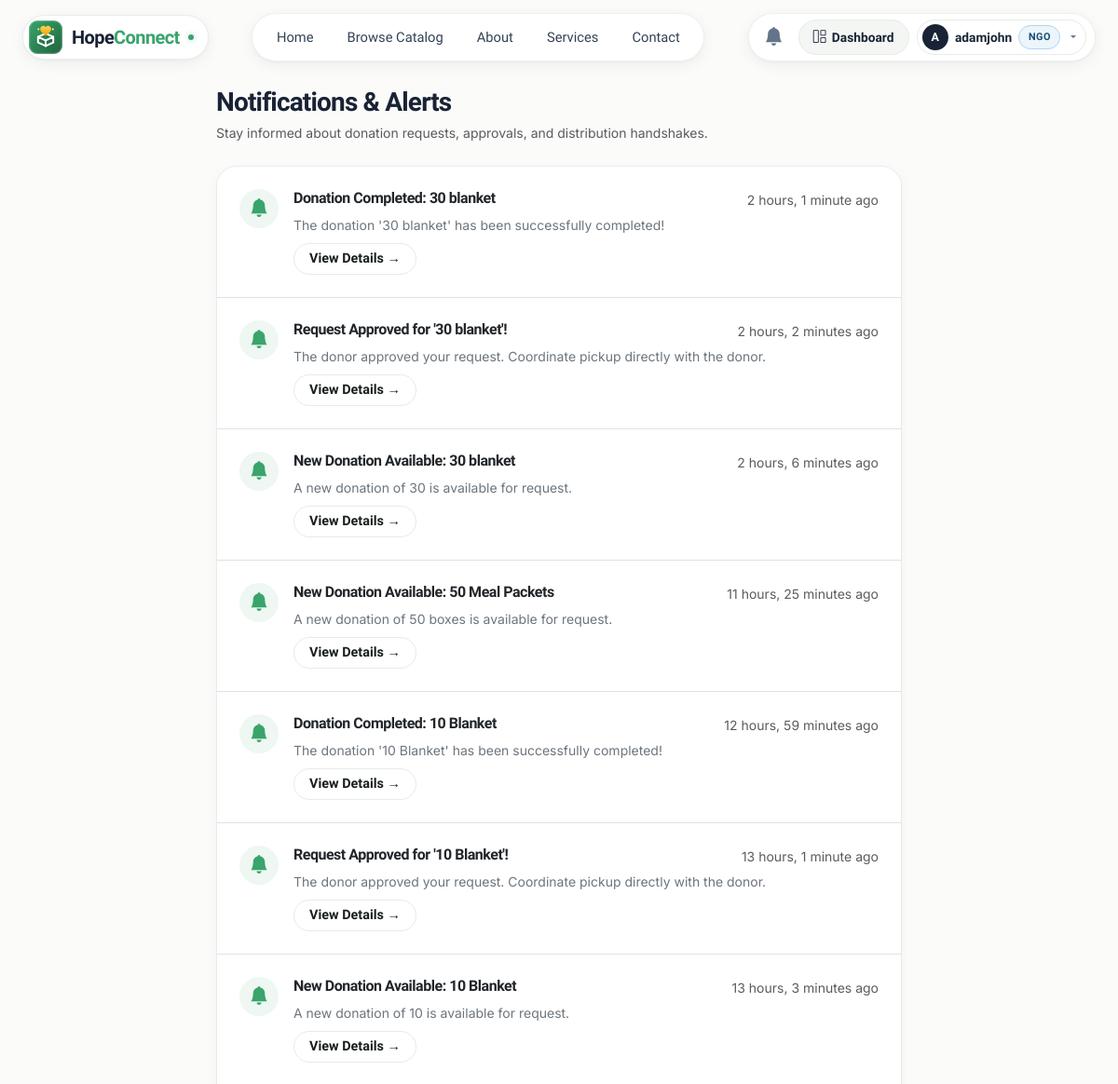
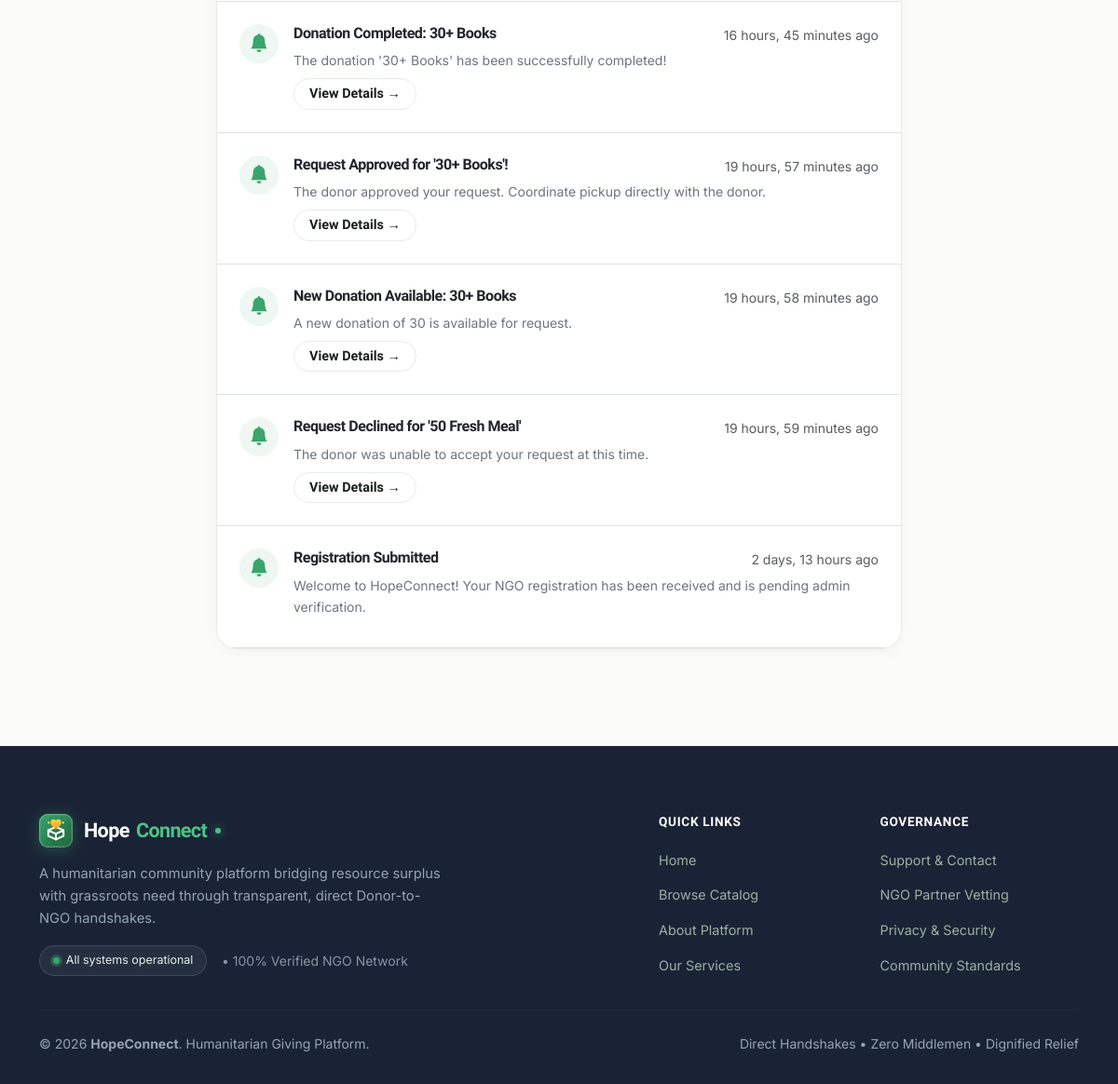
The app's page /notifications/ (signed in) with its own data (2 pictures, top to bottom).
### core/models.py (models this page shows, shortened)
class Notification(models.Model):
    TYPE_CHOICES = [
        ('SYSTEM', 'System Alert'),
        ('REQUEST_RECEIVED', 'Request Received'),
        ('REQUEST_APPROVED', 'Request Approved'),
        ('REQUEST_REJECTED', 'Request Rejected'),
        ('PICKUP_SCHEDULED', 'Pickup Scheduled'),
        ('PICKED_UP', 'Donation Picked Up'),
        ('DELIVERED', 'Donation Delivered'),
        ('COMPLETED', 'Donation Completed'),
        ('ACCOUNT_VERIFIED', 'Account Verified'),
    ]
    recipient = models.ForeignKey(
        User,
        on_delete=models.CASCADE,
        related_name='notifications'
    )
    title = models.CharField(
        max_length=150
    )
    message = models.TextField()
    notification_type = models.CharField(
        max_length=50,
        choices=TYPE_CHOICES,
        default='SYSTEM'
    )
    link = models.CharField(
        max_length=255,
        blank=True,
        help_text="Relative URL to navigate upon clicking the notification"
    )
    is_read = models.BooleanField(
        default=False
    )
    created_at = models.DateTimeField(
        auto_now_add=True
    )
    class Meta:
        verbose_name = "Notification"
        verbose_name_plural = "Notifications"
        ordering = ['-created_at']

### core/views.py (the view)
# urls.py: path('notifications/', views.notifications_list, name='notifications_list'),
@login_required
def notifications_list(request):
    notifications = request.user.notifications.all().order_by('-created_at')
    unread = notifications.filter(is_read=False)
    unread.update(is_read=True)
    return render(request, 'core/notifications.html', {'notifications': notifications})

### core/context_processors.py (called while the page is built)
def hopeconnect_context(request):
    context = {
        'user_profile': None,
        'user_role': None,
        'unread_notifications_count': 0,
    }
    if request.user.is_authenticated:
        profile = getattr(request.user, 'profile', None)
        context['user_profile'] = profile
        if request.user.is_staff or request.user.is_superuser:
            context['user_role'] = 'Admin'
        elif profile:
            context['user_role'] = 'Donor' if profile.role.upper() == 'DONOR' else 'NGO'
        context['unread_notifications_count'] = request.user.notifications.filter(is_read=False).count()
    return context

### templates/core/notifications.html (shortened to what this page needs)
{% extends 'base.html' %}
{% block content %}
<div class="row justify-content-center my-4">
    <div class="col-lg-8 col-md-10">
        <div class="d-flex justify-content-between align-items-center mb-4">
            <div>
                <h3 class="fw-bold mb-1" style="color: var(--hc-navy);">Notifications & Alerts</h3>
                <p class="text-muted small mb-0">Stay informed about donation requests, approvals, and distribution handshakes.</p>
            </div>
        </div>
        <div class="app-card p-0 overflow-hidden">
            {% if notifications %}
            <div class="list-group list-group-flush">
                {% for notif in notifications %}
                <div class="list-group-item p-3 p-md-4 border-bottom {% if not notif.is_read %}bg-light{% endif %}">
                    <div class="d-flex align-items-start gap-3">
                        <div class="rounded-circle d-flex align-items-center justify-content-center flex-shrink-0" style="width: 42px; height: 42px; background-color: var(--hc-green-subtle); color: var(--hc-green);">
                            <i class="bi bi-bell-fill fs-5"></i>
                        </div>
                        <div class="flex-grow-1">
                            <div class="d-flex justify-content-between align-items-start mb-1">
                                <h6 class="fw-bold mb-0 text-dark">{{ notif.title }}</h6>
                                <span class="small text-muted">{{ notif.created_at|timesince }} ago</span>
                            </div>
                            <p class="text-secondary small mb-2">{{ notif.message }}</p>
                            {% if notif.link %}
                            <a href="{{ notif.link }}" class="btn-secondary-outline btn-sm py-1 px-3">
                                View Details &rarr;
                            </a>
                            {% endif %}
                        </div>
                    </div>
                </div>
                {% endfor %}
            </div>
            {% endif %}
        </div>
    </div>
</div>
{% endblock %}

### templates/base.html (shortened to what this page needs)
{% load static %}
<!DOCTYPE html>
<html lang="en">
<head>
    <link href="https://cdn.jsdelivr.net/npm/bootstrap@5.3.3/dist/css/bootstrap.min.css" rel="stylesheet">
    <link rel="stylesheet" href="https://cdn.jsdelivr.net/npm/bootstrap-icons@1.11.3/font/bootstrap-icons.min.css">
    <link rel="stylesheet" href="{% static 'css/style.css' %}?v=1.3">
</head>
<body>
    <header class="site-header">
        <div class="header-container px-3 px-lg-4">
            <a class="header-logo-pill" href="{% url 'home' %}" title="HopeConnect - Home">
                <span class="brand-logo-icon">
                    <img src="{% static 'images/logo_icon.svg' %}" alt="HopeConnect Logo" width="36" height="36">
                </span>
                <span class="navbar-brand">
                    <span class="brand-text"><span class="brand-name-hope">Hope</span><span class="brand-name-connect">Connect</span></span>
                    <span class="brand-dot"></span>
                </span>
            </a>
            <nav class="header-nav-pill d-none d-lg-flex align-items-center">
                <a class="nav-link {% if request.resolver_match.url_name == 'home' %}active{% endif %}" href="{% url 'home' %}">
                    Home
                </a>
                <a class="nav-link {% if request.resolver_match.url_name == 'donations_list' or request.resolver_match.url_name == 'browse_donations' %}active{% endif %}" href="{% url 'donations_list' %}">
                    Browse Catalog
                </a>
                <a class="nav-link {% if request.resolver_match.url_name == 'about' %}active{% endif %}" href="{% url 'about' %}">
                    About
                </a>
                <a class="nav-link {% if request.resolver_match.url_name == 'services' %}active{% endif %}" href="{% url 'services' %}">
                    Services
                </a>
                <a class="nav-link {% if request.resolver_match.url_name == 'contact' %}active{% endif %}" href="{% url 'contact' %}">
                    Contact
                </a>
            </nav>
            <div class="header-actions-pill d-none d-lg-flex align-items-center">
                {% if user.is_authenticated %}
                <a class="header-icon-btn position-relative" href="{% url 'notifications_list' %}" title="Notifications">
                    <i class="bi bi-bell-fill fs-5"></i>
                </a>
                <a href="{% url 'dashboard:dashboard_home' %}" class="btn-header-secondary">
                    <i class="bi bi-grid-1x2"></i>
                    <span>Dashboard</span>
                </a>
                <div class="dropdown">
                    <button class="header-profile-btn dropdown-toggle" type="button" data-bs-toggle="dropdown" aria-expanded="false">
                        <span class="user-initial-badge">{{ user.username|make_list|first|upper }}</span>
                        <span class="username-display">{{ user.username }}</span>
                        {% if user.is_staff or user.is_superuser or user_role == 'Admin' %}
                        <span class="role-chip-admin">ADMIN</span>
                        {% elif request.user.profile.role == 'NGO' or user_role == 'NGO' %}
                        <span class="role-chip-ngo">NGO</span>
                        {% else %}
                        <span class="role-chip-donor">DONOR</span>
                        {% endif %}
                    </button>
                </div>
                {% endif %}
            </div>
        </div>
    </header>
    <main class="{% if request.resolver_match.url_name == 'home' %}p-0 m-0 w-100{% else %}container py-3{% endif %}">
        {% block content %}
        {% endblock %}
    </main>
    <footer class="footer-midnight">
        <div class="container">
            <div class="row gy-4 align-items-start justify-content-between">
                <div class="col-lg-6">
                    <div class="d-flex align-items-center mb-3">
                        <a class="footer-brand" href="{% url 'home' %}" title="HopeConnect - Home">
                            <span class="footer-logo-icon">
                                <img src="{% static 'images/logo_icon.svg' %}" alt="HopeConnect Logo" width="36" height="36">
                            </span>
                            <span class="footer-brand-text">
                                <span class="brand-name-hope">Hope</span><span class="brand-name-connect">Connect</span>
                                <span class="footer-brand-dot"></span>
                            </span>
                        </a>
                    </div>
                    <p class="pe-lg-5 mb-3" style="max-width: 480px; font-size: 0.92rem; line-height: 1.65; color: #94A3B8;">
                        A humanitarian community platform bridging resource surplus with grassroots need through transparent, direct Donor-to-NGO handshakes.
                    </p>
                    <div class="d-flex align-items-center gap-3">
                        <div class="footer-status-tag">
                            <span class="footer-status-indicator"></span>
                            <span>All systems operational</span>
                        </div>
                        <span class="small text-white-50">&bull; 100% Verified NGO Network</span>
                    </div>
                </div>
                <div class="col-lg-5">
                    <div class="row g-4">
                        <div class="col-6">
                            <h6>Quick Links</h6>
                            <ul class="footer-midnight-links">
                                <li><a href="{% url 'home' %}">Home</a></li>
                                <li><a href="{% url 'donations_list' %}">Browse Catalog</a></li>
                                <li><a href="{% url 'about' %}">About Platform</a></li>
                                <li><a href="{% url 'services' %}">Our Services</a></li>
                            </ul>
                        </div>
                        <div class="col-6">
                            <h6>Governance</h6>
                            <ul class="footer-midnight-links">
                                <li><a href="{% url 'contact' %}">Support & Contact</a></li>
                                <li><a href="{% url 'register' %}">NGO Partner Vetting</a></li>
                                <li><a href="#privacy">Privacy & Security</a></li>
                                <li><a href="#terms">Community Standards</a></li>
                            </ul>
                        </div>
                    </div>
                </div>
            </div>
            <hr class="my-4" style="border-color: rgba(255, 255, 255, 0.1);">
            <div class="d-flex flex-wrap align-items-center justify-content-between gap-2 small">
                <span style="color: #94A3B8;">&copy; 2026 <strong>HopeConnect</strong>. Humanitarian Giving Platform.</span>
                <span style="color: #94A3B8;">Direct Handshakes &bull; Zero Middlemen &bull; Dignified Relief</span>
            </div>
        </div>
    </footer>
</body>
</html>

### records on screen
Notification: title "Donation Completed: 30 blanket", created_at "2 hours, 1 minute", message "The donation '30 blanket' has been successfully completed!"
Notification: title "Request Approved for '30 blanket'!", created_at "2 hours, 2 minutes", message "The donor approved your request. Coordinate pickup directly with the donor."
Notification: title "New Donation Available: 30 blanket", created_at "2 hours, 6 minutes", message "A new donation of 30 is available for request."
Notification: title "New Donation Available: 50 Meal Packets", created_at "11 hours, 25 minutes", message "A new donation of 50 boxes is available for request."
Notification: title "Donation Completed: 10 Blanket", created_at "12 hours, 59 minutes", message "The donation '10 Blanket' has been successfully completed!"
Notification: title "Request Approved for '10 Blanket'!", created_at "13 hours, 1 minute", message "The donor approved your request. Coordinate pickup directly with the donor."
Notification: title "New Donation Available: 10 Blanket", created_at "13 hours, 3 minutes", message "A new donation of 10 is available for request."
Notification: title "Donation Completed: 30+ Books", created_at "16 hours, 45 minutes", message "The donation '30+ Books' has been successfully completed!"
Notification: title "Request Approved for '30+ Books'!", created_at "19 hours, 57 minutes", message "The donor approved your request. Coordinate pickup directly with the donor."
Notification: title "New Donation Available: 30+ Books", created_at "19 hours, 58 minutes", message "A new donation of 30 is available for request."
Notification: title "Request Declined for '50 Fresh Meal'", created_at "19 hours, 59 minutes", message "The donor was unable to accept your request at this time."
Notification: title "Registration Submitted", created_at "2 days, 13 hours", message "Welcome to HopeConnect! Your NGO registration has been received and is pending admin verification."

### other values on screen
{{ user.username|make_list|first|upper }} "A"
{{ user.username }} "adamjohn"
